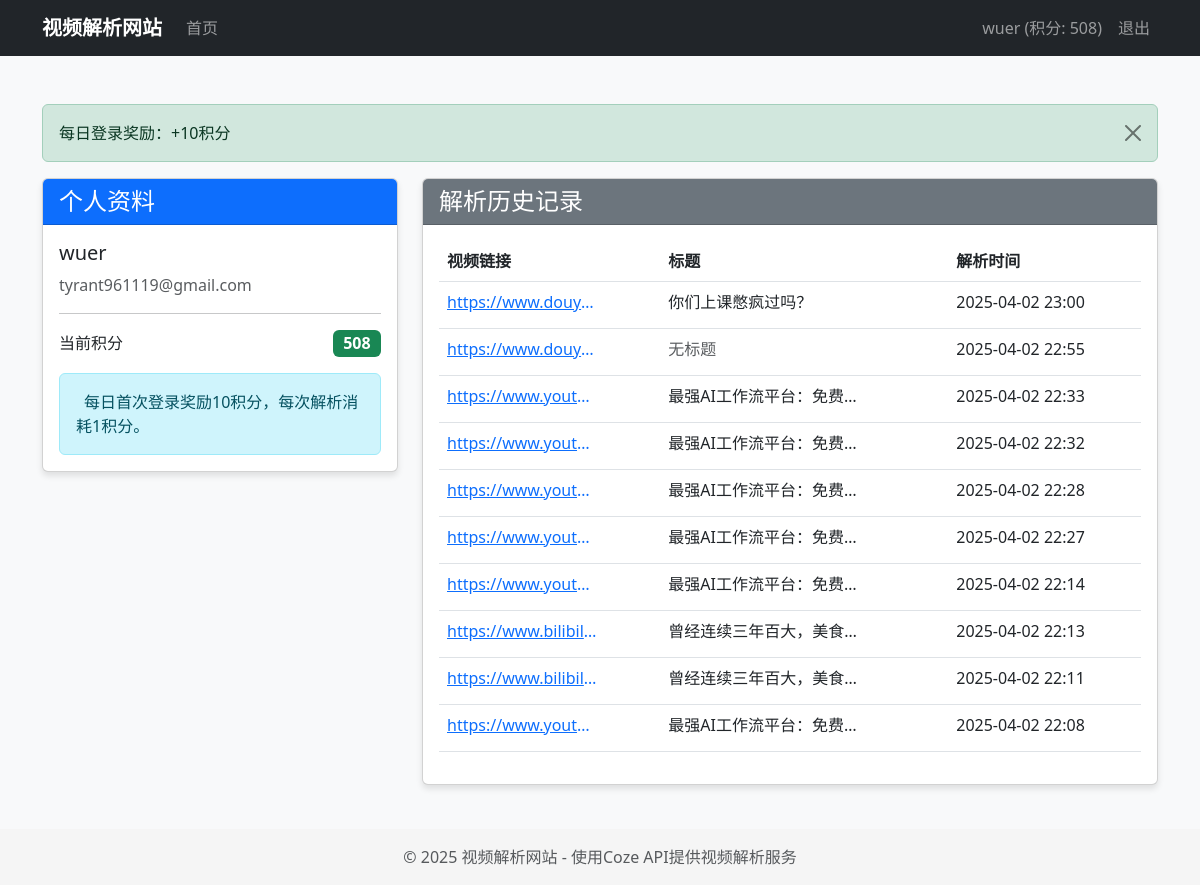
Screenshot of /profile/ (signed in) with the database file from the repository.
### video_parser/models.py (models this page shows, shortened)
class UserProfile(models.Model):
    user = models.OneToOneField(User, on_delete=models.CASCADE, related_name='profile')
    points = models.IntegerField(default=10, verbose_name='积分')
    last_login_reward_date = models.DateField(null=True, blank=True, verbose_name='上次登录奖励日期')
    class Meta:
        verbose_name = '用户资料'
        verbose_name_plural = '用户资料'

class VideoParsingRecord(models.Model):
    user = models.ForeignKey(User, on_delete=models.CASCADE, related_name='parsing_records')
    video_url = models.URLField(verbose_name='视频URL')
    parsed_result = models.JSONField(verbose_name='解析结果')
    created_at = models.DateTimeField(auto_now_add=True, verbose_name='创建时间')
    class Meta:
        verbose_name = '视频解析记录'
        verbose_name_plural = '视频解析记录'
        ordering = ['-created_at']

### video_parser/views.py (the view)
# urls.py: path('profile/', views.user_profile, name='profile'),
@login_required
def user_profile(request):
    check_login_reward(request)
    records = VideoParsingRecord.objects.filter(user=request.user).order_by('-created_at')[:10]
    return render(request, 'video_parser/profile.html', {
        'profile': request.user.profile,
        'records': records
    })

### video_parser/views.py (called while the page is built)
def check_login_reward(request):
    if request.user.is_authenticated:
        profile = request.user.profile
        today = date.today()
        if not profile.last_login_reward_date or profile.last_login_reward_date < today:
            profile.points += 10
            profile.last_login_reward_date = today
            profile.save()
            messages.success(request, '每日登录奖励：+10积分')
            return True
    return False

### templates/video_parser/profile.html (shortened to what this page needs)
{% extends 'base.html' %}
{% block content %}
<div class="row">
    <div class="col-md-4">
        <div class="card mb-4">
            <div class="card-header bg-primary text-white">
                <h4 class="mb-0">个人资料</h4>
            </div>
            <div class="card-body">
                <h5>{{ user.username }}</h5>
                <p class="text-muted">{{ user.email }}</p>
                <hr>
                <div class="d-flex justify-content-between align-items-center">
                    <h6 class="mb-0">当前积分</h6>
                    <span class="badge bg-success fs-6">{{ profile.points }}</span>
                </div>
                <div class="alert alert-info mt-3 mb-0">
                    每日首次登录奖励10积分，每次解析消耗1积分。
                </div>
            </div>
        </div>
    </div>
    <div class="col-md-8">
        <div class="card">
            <div class="card-header bg-secondary text-white">
                <h4 class="mb-0">解析历史记录</h4>
            </div>
            <div class="card-body">
                {% if records %}
                <div class="table-responsive">
                    <table class="table table-hover">
                        <thead>
                            <tr>
                                <th>视频链接</th>
                                <th>标题</th>
                                <th>解析时间</th>
                            </tr>
                        </thead>
                        <tbody>
                            {% for record in records %}
                            <tr>
                                <td>
                                    <a href="{{ record.video_url }}" target="_blank" class="text-truncate d-inline-block" style="max-width: 150px;">
                                        {{ record.video_url }}
                                    </a>
                                </td>
                                <td>
                                    {% if record.parsed_result.output.title %}
                                    <span class="text-truncate d-inline-block" style="max-width: 200px;">
                                        {{ record.parsed_result.output.title }}
                                    </span>
                                    {% else %}
                                    <span class="text-muted">无标题</span>
                                    {% endif %}
                                </td>
                                <td>{{ record.created_at|date:"Y-m-d H:i" }}</td>
                            </tr>
                            {% endfor %}
                        </tbody>
                    </table>
                </div>
                {% else %}
                <div class="alert alert-warning">
                    您还没有解析过视频，<a href="{% url 'index' %}">立即去解析</a>！
                </div>
                {% endif %}
            </div>
        </div>
    </div>
</div>
{% endblock %}

### templates/base.html (shortened to what this page needs)
<!DOCTYPE html>
<html lang="zh-CN">
<head>
    <link href="https://cdn.jsdelivr.net/npm/bootstrap@5.3.0/dist/css/bootstrap.min.css" rel="stylesheet">
</head>
<body>
    <nav class="navbar navbar-expand-md navbar-dark bg-dark fixed-top">
        <div class="container">
            <a class="navbar-brand" href="{% url 'index' %}">视频解析网站</a>
            <div class="collapse navbar-collapse" id="navbarNav">
                <ul class="navbar-nav me-auto">
                    <li class="nav-item">
                        <a class="nav-link" href="{% url 'index' %}">首页</a>
                    </li>
                </ul>
                <ul class="navbar-nav">
                    {% if user.is_authenticated %}
                    <li class="nav-item">
                        <a class="nav-link" href="{% url 'profile' %}">
                            {{ user.username }} (积分: {{ user.profile.points }})
                        </a>
                    </li>
                    <li class="nav-item">
                        <form action="{% url 'logout' %}" method="post" class="d-inline">
                            <button type="submit" class="nav-link btn btn-link">退出</button>
                        </form>
                    </li>
                    {% endif %}
                </ul>
            </div>
        </div>
    </nav>
    <main class="container py-4">
        {% if messages %}
            <div class="messages">
                {% for message in messages %}
                    <div class="alert alert-{{ message.tags }} alert-dismissible fade show">
                        {{ message }}
                        <button type="button" class="btn-close" data-bs-dismiss="alert" aria-label="Close"></button>
                    </div>
                {% endfor %}
            </div>
        {% endif %}
        {% block content %}{% endblock %}
    </main>
    <footer class="footer mt-auto py-3">
        <div class="container">
            <p class="text-muted mb-0">© 2025 视频解析网站 - 使用Coze API提供视频解析服务</p>
        </div>
    </footer>
</body>
</html>

### templates/base.html (style rules this page uses)
body { padding-top: 5rem; background-color: #f8f9fa; }
.navbar-brand { font-weight: bold; }
.footer { margin-top: 3rem; padding: 1.5rem 0; background-color: #f5f5f5; text-align: center; }
.card { margin-bottom: 20px; box-shadow: 0 4px 6px rgba(0,0,0,0.1); }

### rows the page displays
UserProfile: points "508"
VideoParsingRecord: video_url "https://www.douy…", parsed_result.output "你们上课憋疯过吗？", created_at "2025-04-02 23:00"
VideoParsingRecord: video_url "https://www.douy…", shows "无标题", created_at "2025-04-02 22:55"
VideoParsingRecord: video_url "https://www.yout…", parsed_result.output "最强AI工作流平台：免费…", created_at "2025-04-02 22:33"
VideoParsingRecord: video_url "https://www.yout…", parsed_result.output "最强AI工作流平台：免费…", created_at "2025-04-02 22:32"
VideoParsingRecord: video_url "https://www.yout…", parsed_result.output "最强AI工作流平台：免费…", created_at "2025-04-02 22:28"
VideoParsingRecord: video_url "https://www.yout…", parsed_result.output "最强AI工作流平台：免费…", created_at "2025-04-02 22:27"
VideoParsingRecord: video_url "https://www.yout…", parsed_result.output "最强AI工作流平台：免费…", created_at "2025-04-02 22:14"
VideoParsingRecord: video_url "https://www.bilibil…", parsed_result.output "曾经连续三年百大，美食…", created_at "2025-04-02 22:13"
VideoParsingRecord: video_url "https://www.bilibil…", parsed_result.output "曾经连续三年百大，美食…", created_at "2025-04-02 22:11"
VideoParsingRecord: video_url "https://www.yout…", parsed_result.output "最强AI工作流平台：免费…", created_at "2025-04-02 22:08"

### other values shown
{{ user.username }} "wuer"
{{ user.profile.points }} "508"
{{ message }} "每日登录奖励：+10积分"
{{ user.email }} "tyrant961119@gmail.com"
